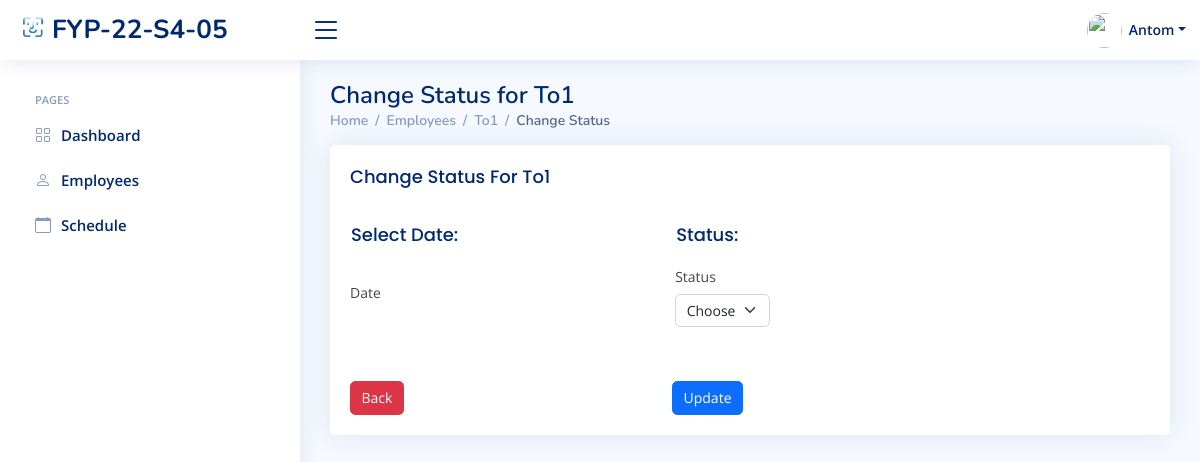
/HR/Employee/Status/100001/100001/ (signed in), run on an earlier commit of the app's database.
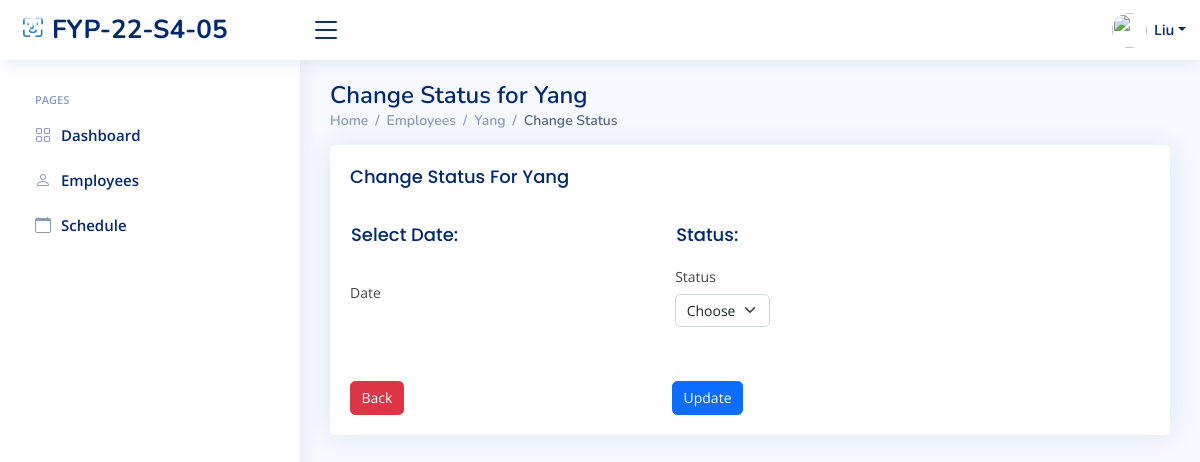
And on a later commit of the database.
### index/models.py (models this page shows, shortened)
class Employee(models.Model):
	Employee_ID = models.IntegerField(primary_key=True)
	Full_Name = models.CharField(max_length=100)
	Job_Title = models.CharField(max_length=100)
	Phone_Number = models.CharField(max_length=100)
	salt = models.CharField(max_length=50, null=True)
	Email_Address = models.EmailField()
	Role = models.ForeignKey(Role, on_delete=models.CASCADE)
	Profile_Image = models.ImageField(null=True,blank=True, upload_to='profile_pics/')
	Password = models.CharField(max_length=256)
	Start_Date = models.DateField(auto_now_add=True)

### index/views/HR.py (the view)
# urls.py: path('HR/Employee/Status/<int:Empid>/<int:Wid>/', HR.Change_Status, name='EmployeeStatus'),
def Change_Status(request, Empid, Wid):
    if 'Employee_ID' in request.session:
        Title = 'Change Employee Work Stauts'
        sdate = datetime.now() + timedelta(days=3)
        currentDate = sdate.strftime("%Y-%m-%d")
        currentEmployee = Employee.objects.get(Employee_ID=request.session['Employee_ID'])
        Emp = Employee.objects.get(Employee_ID=Empid)
        Atten = WorkSchedule.objects.filter(Employee_id=Empid, WorkSchedule_id=Wid)
        if request.method == 'POST':
            UpdateAttendance = WorkSchedule.objects.get(WorkSchedule_id=Wid)
            NewStatus = request.POST.get('status')
            StatusName = 'Pending'
            Mc ='MC'
            if NewStatus == StatusName:
                UpdateAttendance.Mark = NewStatus
                UpdateAttendance.StartTime = request.POST.get('timestartnew')
                UpdateAttendance.EndTime = request.POST.get('timeendnew')
                UpdateAttendance.save()
            elif NewStatus == Mc:
                UpdateAttendance.Mark = NewStatus
                UpdateAttendance.StartTime = request.POST.get('timestartnew')
                UpdateAttendance.EndTime = request.POST.get('timeendnew')
                UpdateAttendance.save()
            else:
                UpdateAttendance.Mark = NewStatus
                UpdateAttendance.save()
            CheckMark()
            return redirect('EmployeesPage')
        else:
            context = {
                'Role': currentEmployee.Role.Role_ID,
                'Employee_ID': currentEmployee.Employee_ID,
                'Full_Name': currentEmployee.Full_Name,
                'Job_Title': currentEmployee.Job_Title,
                'PFP': currentEmployee.Profile_Image.url,
                "Emp_id": Emp.Employee_ID,
                'Name': Emp.Full_Name,
                'Data': Atten,
                'title': Title,
            }
            return render(request, 'HR/change-status.html', context)

### templates/HR/change-status.html (shortened to what this page needs)
{% extends "index/base.html" %}
{% load static %}
{% block content %}
{% include 'HR/HR_base.html'%}
  <main id="main" class="main">
    <div class="pagetitle">
      <h1>Change Status for {{ Name }}</h1>
      <nav>
        <ol class="breadcrumb">
          <li class="breadcrumb-item"><a href="{%  url 'HR_home' %}">Home</a></li>
          <li class="breadcrumb-item"><a href="{% url 'EmployeesPage' %}">Employees</a></li>
          <li class="breadcrumb-item"><a href="{% url 'EmployeesProfile' Emp_id %}">{{ Name }}</a></li>
          <li class="breadcrumb-item active">Change Status</li>
        </ol>
      </nav>
    </div>
    <section class="section">
      <div class="row">
        <div class="col-lg-12">
          <div class="card recent-sales overflow-auto">
            <div class="card-body">
                <h5 class="card-title">Change Status For {{ Name }}</h5>
              <form  method="POST" class="row g-3 needs-validation" action = "">
                <div class="col-lg-5 row g-3">
                  <h6 class="title2 ">Select Date:</h6>
                  <div class="col-md-9">
                    <label for="dateselected" class="form-label">Date</label>
                  </div>
                </div>
                <div class="col-lg-5 row g-3">
                  <h6 class="title2 ">Status:</h6>
                  <div class="col-md-4">
                    <label for="status" class="form-label">Status</label>
                    <div class="input-group has-validation">
                      <select class="form-select" id="status" name="status" aria-label="Floating label select example" required>
                        <option value="" selected disabled>Choose</option>
                      </select>
                    </div>
                  </div>
                </div>
                <div class="col-lg-6">
                  <br>
                  <br>
                  <a href="{% url 'EmployeeSchedule' Emp_id %}" class="btn btn-danger" >Back</a>
                 <button type="submit" class="btn btn-primary float-end">Update</button>
                </div>
              </form>
            </div>
          </div>
        </div>
      </div>
    </section>
  </main>
{% endblock content %}

### templates/HR/HR_base.html (shortened to what this page needs)
{% load static %}
  <header id="header" class="header fixed-top d-flex align-items-center">
    <div class="d-flex align-items-center justify-content-between">
      <a href="{% url 'HR_home' %}" class="logo d-flex align-items-center">
        <img src="{% static 'assets/img/logo.png' %}" alt="">
        <span class="d-none d-lg-block">FYP-22-S4-05</span>
      </a>
      <i class="bi bi-list toggle-sidebar-btn"></i>
    </div>
    <nav class="header-nav ms-auto">
      <ul class="d-flex align-items-center">
        <li class="nav-item dropdown pe-3">
          <a class="nav-link nav-profile d-flex align-items-center pe-0" href="{% url 'HR_Profile' %}" data-bs-toggle="dropdown">
            <img src="{{ PFP }}" alt="" class="rounded-circle" height="35" width="35">
            <span class="d-none d-md-block dropdown-toggle ps-2">{{ Full_Name }}</span>
          </a>
        </li>
      </ul>
    </nav>
  </header>
  <aside id="sidebar" class="sidebar">
    <ul class="sidebar-nav" id="sidebar-nav">
      <li class="nav-heading">Pages</li>
      <li class="nav-item">
        <a class="nav-link collapsed" href="{%  url 'HR_home' %}">
          <i class="bi bi-grid"></i>
          <span>Dashboard</span>
        </a>
      </li>
      <li class="nav-item">
        <a class="nav-link collapsed" href="{% url 'EmployeesPage' %}">
          <i class="bi bi-person"></i>
          <span>Employees</span>
        </a>
      </li>
      <li class="nav-item">
        <a class="nav-link collapsed" href="{% url 'View_Schedule' %}">
          <i class="bi bi-calendar"></i>
          <span>Schedule</span>
        </a>
      </li>
  </aside>

What changed in the data, as far as the page shows it:
changed Employee: Full_Name "Antom" → "Liu"
changed Employee: Full_Name "To1" → "Yang"
